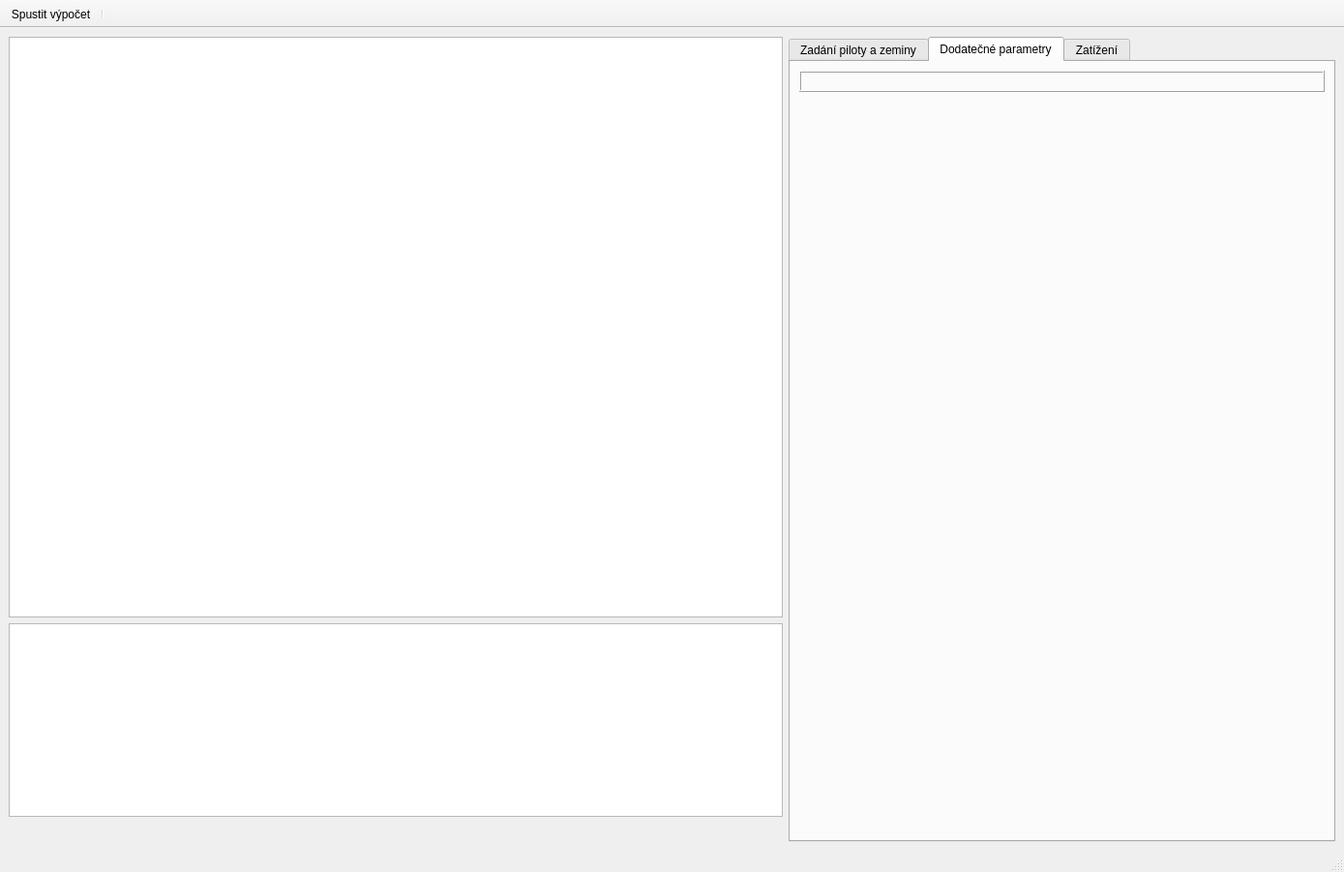
<?xml version="1.0" encoding="UTF-8"?>
<ui version="4.0">
 <class>MainWindow</class>
 <widget class="QMainWindow" name="MainWindow">
  <property name="geometry">
   <rect>
    <x>0</x>
    <y>0</y>
    <width>1389</width>
    <height>901</height>
   </rect>
  </property>
  <property name="windowTitle">
   <string>AGeo</string>
  </property>
  <property name="windowIcon">
   <iconset resource="icons.qrc">
    <normaloff>:/ui/icons/Rock.png</normaloff>:/ui/icons/Rock.png</iconset>
  </property>
  <widget class="QWidget" name="centralwidget">
   <layout class="QGridLayout" name="gridLayout_3">
    <item row="0" column="2">
     <widget class="QGraphicsView" name="pilesGraphicsView_2">
      <property name="minimumSize">
       <size>
        <width>800</width>
        <height>600</height>
       </size>
      </property>
      <property name="maximumSize">
       <size>
        <width>800</width>
        <height>600</height>
       </size>
      </property>
      <property name="verticalScrollBarPolicy">
       <enum>Qt::ScrollBarAlwaysOff</enum>
      </property>
      <property name="horizontalScrollBarPolicy">
       <enum>Qt::ScrollBarAlwaysOff</enum>
      </property>
     </widget>
    </item>
    <item row="0" column="3" rowspan="3">
     <widget class="QTabWidget" name="tabWidget">
      <property name="focusPolicy">
       <enum>Qt::StrongFocus</enum>
      </property>
      <property name="currentIndex">
       <number>1</number>
      </property>
      <widget class="QWidget" name="layersTab">
       <attribute name="title">
        <string>Zadání piloty a zeminy</string>
       </attribute>
       <layout class="QHBoxLayout" name="horizontalLayout">
        <item>
         <layout class="QGridLayout" name="gridLayout">
          <item row="1" column="0">
           <widget class="QPushButton" name="addLayerButton">
            <property name="text">
             <string>Přidat vrstvu</string>
            </property>
            <property name="icon">
             <iconset resource="icons.qrc">
              <normaloff>:/ui/icons/Plus.png</normaloff>:/ui/icons/Plus.png</iconset>
            </property>
           </widget>
          </item>
          <item row="1" column="2">
           <widget class="QPushButton" name="removeLayerButton">
            <property name="text">
             <string>Odebrat vrstvu</string>
            </property>
            <property name="icon">
             <iconset resource="icons.qrc">
              <normaloff>:/ui/icons/Minus.png</normaloff>:/ui/icons/Minus.png</iconset>
            </property>
           </widget>
          </item>
          <item row="2" column="0" colspan="3">
           <widget class="QTableView" name="layersView"/>
          </item>
         </layout>
        </item>
       </layout>
      </widget>
      <widget class="QWidget" name="tab">
       <attribute name="title">
        <string>Dodatečné parametry</string>
       </attribute>
       <layout class="QVBoxLayout" name="verticalLayout_3">
        <item>
         <layout class="QGridLayout" name="stiffnessLayout">
          <item row="0" column="0" colspan="2">
           <layout class="QGridLayout" name="stiffnessDynamicGridLayout">
            <property name="sizeConstraint">
             <enum>QLayout::SetMinimumSize</enum>
            </property>
           </layout>
          </item>
         </layout>
        </item>
        <item>
         <widget class="QFrame" name="frame">
          <property name="frameShape">
           <enum>QFrame::Box</enum>
          </property>
          <property name="frameShadow">
           <enum>QFrame::Raised</enum>
          </property>
          <property name="lineWidth">
           <number>1</number>
          </property>
          <layout class="QHBoxLayout" name="horizontalLayout_2">
           <item>
            <layout class="QVBoxLayout" name="webLayout"/>
           </item>
          </layout>
         </widget>
        </item>
        <item>
         <spacer name="verticalSpacer">
          <property name="orientation">
           <enum>Qt::Vertical</enum>
          </property>
          <property name="sizeHint" stdset="0">
           <size>
            <width>20</width>
            <height>40</height>
           </size>
          </property>
         </spacer>
        </item>
       </layout>
      </widget>
      <widget class="QWidget" name="tab_2">
       <attribute name="title">
        <string>Zatížení</string>
       </attribute>
       <layout class="QHBoxLayout" name="horizontalLayout_5">
        <item>
         <layout class="QGridLayout" name="gridLayout_2">
          <item row="0" column="0">
           <widget class="QLabel" name="label_4">
            <property name="text">
             <string>Vertikální síla v hlavě piloty V=</string>
            </property>
           </widget>
          </item>
          <item row="0" column="1">
           <widget class="QLineEdit" name="verticalForceLineEdit">
            <property name="text">
             <string>1</string>
            </property>
           </widget>
          </item>
          <item row="2" column="0">
           <spacer name="verticalSpacer_3">
            <property name="orientation">
             <enum>Qt::Vertical</enum>
            </property>
            <property name="sizeHint" stdset="0">
             <size>
              <width>20</width>
              <height>40</height>
             </size>
            </property>
           </spacer>
          </item>
          <item row="0" column="2">
           <spacer name="horizontalSpacer_5">
            <property name="orientation">
             <enum>Qt::Horizontal</enum>
            </property>
            <property name="sizeHint" stdset="0">
             <size>
              <width>40</width>
              <height>20</height>
             </size>
            </property>
           </spacer>
          </item>
          <item row="1" column="0">
           <widget class="QGroupBox" name="groupBox">
            <property name="title">
             <string>Specifikace zatížení</string>
            </property>
            <layout class="QVBoxLayout" name="verticalLayout">
             <item>
              <widget class="QRadioButton" name="radioButton">
               <property name="text">
                <string>Provozní</string>
               </property>
               <property name="checked">
                <bool>true</bool>
               </property>
              </widget>
             </item>
             <item>
              <widget class="QRadioButton" name="radioButton_2">
               <property name="text">
                <string>Extrémní</string>
               </property>
              </widget>
             </item>
            </layout>
           </widget>
          </item>
         </layout>
        </item>
       </layout>
      </widget>
     </widget>
    </item>
    <item row="1" column="2">
     <widget class="QTextBrowser" name="consoleBrowser">
      <property name="minimumSize">
       <size>
        <width>800</width>
        <height>200</height>
       </size>
      </property>
      <property name="maximumSize">
       <size>
        <width>800</width>
        <height>200</height>
       </size>
      </property>
     </widget>
    </item>
   </layout>
  </widget>
  <widget class="QStatusBar" name="statusbar"/>
  <widget class="QToolBar" name="toolBar">
   <property name="enabled">
    <bool>true</bool>
   </property>
   <property name="windowTitle">
    <string>toolBar</string>
   </property>
   <property name="movable">
    <bool>false</bool>
   </property>
   <property name="toolButtonStyle">
    <enum>Qt::ToolButtonTextUnderIcon</enum>
   </property>
   <attribute name="toolBarArea">
    <enum>TopToolBarArea</enum>
   </attribute>
   <attribute name="toolBarBreak">
    <bool>false</bool>
   </attribute>
   <addaction name="actionRun"/>
   <addaction name="separator"/>
  </widget>
  <action name="actionAddLayer">
   <property name="icon">
    <iconset resource="icons.qrc">
     <normaloff>:/ui/icons/Plus.png</normaloff>:/ui/icons/Plus.png</iconset>
   </property>
   <property name="text">
    <string>Add Layer</string>
   </property>
   <property name="toolTip">
    <string>Add new layer of soil</string>
   </property>
  </action>
  <action name="actionRemove">
   <property name="icon">
    <iconset resource="icons.qrc">
     <normaloff>:/ui/icons/Minus.png</normaloff>:/ui/icons/Minus.png</iconset>
   </property>
   <property name="text">
    <string>Remove Layer</string>
   </property>
   <property name="toolTip">
    <string>Remove layer of soil</string>
   </property>
  </action>
  <action name="actionSettings">
   <property name="icon">
    <iconset resource="icons.qrc">
     <normaloff>:/ui/icons/Settings.png</normaloff>:/ui/icons/Settings.png</iconset>
   </property>
   <property name="text">
    <string>Settings</string>
   </property>
   <property name="toolTip">
    <string>Setting up UI</string>
   </property>
  </action>
  <action name="actionExit">
   <property name="icon">
    <iconset resource="icons.qrc">
     <normaloff>:/ui/icons/Cancel 2.png</normaloff>:/ui/icons/Cancel 2.png</iconset>
   </property>
   <property name="text">
    <string>Exit</string>
   </property>
   <property name="toolTip">
    <string>Exit program</string>
   </property>
  </action>
  <action name="actionRun">
   <property name="icon">
    <iconset resource="icons.qrc">
     <normaloff>:/ui/icons/Calculator.png</normaloff>:/ui/icons/Calculator.png</iconset>
   </property>
   <property name="text">
    <string>Spustit výpočet</string>
   </property>
  </action>
 </widget>
 <resources>
  <include location="icons.qrc"/>
 </resources>
 <connections>
  <connection>
   <sender>actionRun</sender>
   <signal>triggered()</signal>
   <receiver>MainWindow</receiver>
   <slot>runAction()</slot>
   <hints>
    <hint type="sourcelabel">
     <x>-1</x>
     <y>-1</y>
    </hint>
    <hint type="destinationlabel">
     <x>399</x>
     <y>299</y>
    </hint>
   </hints>
  </connection>
  <connection>
   <sender>layersView</sender>
   <signal>clicked(QModelIndex)</signal>
   <receiver>MainWindow</receiver>
   <slot>findRow()</slot>
   <hints>
    <hint type="sourcelabel">
     <x>1137</x>
     <y>408</y>
    </hint>
    <hint type="destinationlabel">
     <x>689</x>
     <y>54</y>
    </hint>
   </hints>
  </connection>
  <connection>
   <sender>removeLayerButton</sender>
   <signal>clicked()</signal>
   <receiver>MainWindow</receiver>
   <slot>removeLayer()</slot>
   <hints>
    <hint type="sourcelabel">
     <x>1137</x>
     <y>115</y>
    </hint>
    <hint type="destinationlabel">
     <x>733</x>
     <y>57</y>
    </hint>
   </hints>
  </connection>
  <connection>
   <sender>verticalForceLineEdit</sender>
   <signal>editingFinished()</signal>
   <receiver>MainWindow</receiver>
   <slot>sendAllStats()</slot>
   <hints>
    <hint type="sourcelabel">
     <x>904</x>
     <y>111</y>
    </hint>
    <hint type="destinationlabel">
     <x>1160</x>
     <y>196</y>
    </hint>
   </hints>
  </connection>
  <connection>
   <sender>tabWidget</sender>
   <signal>currentChanged(int)</signal>
   <receiver>MainWindow</receiver>
   <slot>tabChanged()</slot>
   <hints>
    <hint type="sourcelabel">
     <x>1151</x>
     <y>193</y>
    </hint>
    <hint type="destinationlabel">
     <x>537</x>
     <y>55</y>
    </hint>
   </hints>
  </connection>
  <connection>
   <sender>addLayerButton</sender>
   <signal>clicked()</signal>
   <receiver>MainWindow</receiver>
   <slot>addLayer()</slot>
   <hints>
    <hint type="sourcelabel">
     <x>726</x>
     <y>115</y>
    </hint>
    <hint type="destinationlabel">
     <x>620</x>
     <y>59</y>
    </hint>
   </hints>
  </connection>
 </connections>
 <slots>
  <slot>addLayer()</slot>
  <slot>removeLayer()</slot>
  <slot>findRow()</slot>
  <slot>setHorizontalStiffness()</slot>
  <slot>runAction()</slot>
  <slot>tabChanged()</slot>
  <slot>setBC()</slot>
  <slot>findPileRow()</slot>
  <slot>addPileRow()</slot>
  <slot>removePileRow()</slot>
  <slot>sendAllStats()</slot>
 </slots>
</ui>
